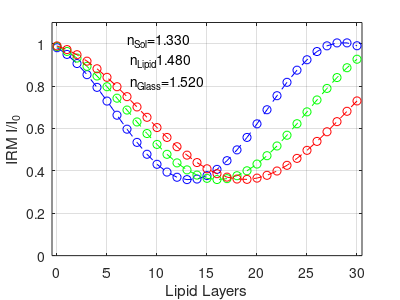
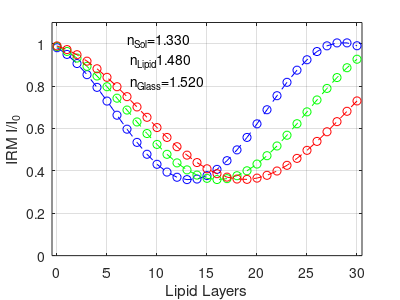
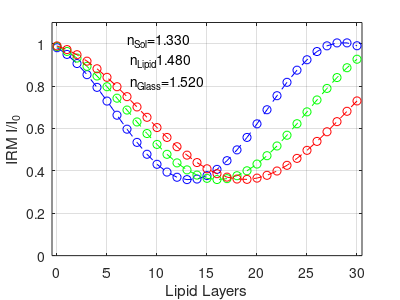

Reproduce these figures in MATLAB, in order.
%% II: Bulk Simulation, Base Adlayer
clear; clc;

%IRM Light Wavelength
lambda1 = 450e-9;
lambda2 = 532e-9; 
lambda3 = 610e-9;

%Refractive Indices
n0 = 1.52; %Substrate refractive index
n1 = 1.48; %Lipid bilayer refractive index - DOPC
n2 = 1.33; %PBS top solution and water adlayer refractive index

%Distances and Wavelength
m = 0:30;
npoint=max(size(m));
d1 = 5e-9; %Lipid bilayer thickness
d2 = 1e-9; %Adlayer thickness
%Fresnel Reflectance Coefficients
r02 = (n0-n2)/(n0+n2); %Substrate to adlayer
r12 = (n1-n2)/(n1+n2); %Bilayer to top solution
r21 = -r12; %Adlayer to bilayer

%Fresnel Transmittance Coefficients
t02 = 2*n0/(n0+n2);  %Substrate to adlayer
t21 = 2*n2/(n1+n2); %Adlayer to bilayer
t12 = 2*n1/(n1+n2); %Bilayer to top solution

%Transfer Matrices between layers
M02 = [1,r02;r02,1]/t02; %Substrate to adlayer
M21 = [1,r21;r21,1]/t21; %Adlayer to bilayer
M12 = [1,r12;r12,1]/t12; %Bilayer to top solution

%Transfer Matrices within layers - 450 nm
phi1_l1 = 2*pi*n1*d1/lambda1; %Bilayer
M1_l1 = [exp(1i*phi1_l1),0;0,exp(-1*1i*phi1_l1)]; %Bilayer
phi2_l1 = 2*pi*n2*d2/lambda1; %Adlayer
M2_l1 = [exp(1i*phi2_l1),0;0,exp(-1*1i*phi2_l1)]; %Adlayer

%Transfer Matrices within layers - 532 nm
phi1_l2 = 2*pi*n1*d1/lambda2; %Bilayer
M1_l2 = [exp(1i*phi1_l2),0;0,exp(-1*1i*phi1_l2)]; %Bilayer
phi2_l2 = 2*pi*n2*d2/lambda2; %Adlayer
M2_l2 = [exp(1i*phi2_l2),0;0,exp(-1*1i*phi2_l2)]; %Adlayer

%Transfer Matrices within layers - 610 nm
phi1_l3 = 2*pi*n1*d1/lambda3; %Bilayer
M1_l3 = [exp(1i*phi1_l3),0;0,exp(-1*1i*phi1_l3)]; %Bilayer
phi2_l3 = 2*pi*n2*d2/lambda3; %Adlayer
M2_l3 = [exp(1i*phi2_l3),0;0,exp(-1*1i*phi2_l3)]; %Adlayer

%Light Pathway: m02 - m2 - m21 - j(m1) - m12
for j=1:npoint
	M_l1 = M02*M2_l1*M21*[(M1_l1)^j]*M12;
	r_l1(j)=M_l1(2,1)/M_l1(1,1);
    t_l1(j)=1/M_l1(1,1);
	
	M_l2 = M02*M2_l2*M21*[(M1_l2)^j]*M12;
	r_l2(j)=M_l2(2,1)/M_l2(1,1);
    t_l2(j)=1/M_l2(1,1);
	
	M_l3 = M02*M2_l3*M21*[(M1_l3)^j]*M12;
	r_l3(j)=M_l3(2,1)/M_l3(1,1);
    t_l3(j)=1/M_l3(1,1);
end
for k=1:npoint
        R_l1(k)=norm(r_l1(k))^2;
        T_l1(k)=norm(t_l1(k))^2*n2/n0;
		
		R_l2(k)=norm(r_l2(k))^2;
        T_l2(k)=norm(t_l2(k))^2*n2/n0;
		
		R_l3(k)=norm(r_l3(k))^2;
        T_l3(k)=norm(t_l3(k))^2*n2/n0;
end

Rbg=(((n0-n2)./(n0+n2)).^2);
CIRM_l1=R_l1./Rbg;
CIRM_l2=R_l2./Rbg;
CIRM_l3=R_l3./Rbg;


%Creating the graph
figure(2);
plot(m,CIRM_l1,'b--o')
hold on 
plot(m,CIRM_l2,'g--o')
plot(m,CIRM_l3,'r--o')
hold off
xlabel('Lipid Layers')
ylabel('IRM I/I_0')
grid on;
ylim([0,1.1])
xlim([min(m)-0.5,max(m)+0.5])
textct=sprintf('n_S_o_l=%4.3f\n n_L_i_p_i_d%4.3f\n n_G_l_a_s_s=%4.3f\n',n2,n1,n0);
% text('Position',[20 1 0]);
% text(min(xlim())+0.6*(max(xlim())-min(xlim())),0.8*min(ylim())+0.2*(max(ylim())-min(ylim())),textct);
text(7,0.9,textct);

set(gcf,'PaperUnits','inches','PaperPosition',[0 0 4 3])
opfnhead=sprintf('nSol=%4.2f,nLipid=%4.2f, wavelength=%4.1fnm, BulkBaseAdlayer',n2,n1,lambda1*1e9);
print([opfnhead,'.png'],'-dpng');
dlmwrite([opfnhead,'.dat'],[m,CIRM_l1],'\t');
I_glass=4000;
Mimg=I_glass*ones(1024,1024);
Mimg(212:812,212:812)=I_glass*CIRM_l1(2);
Mimg(412:612,412:612)=I_glass*CIRM_l1(3);
imwrite(uint16(Mimg),[opfnhead,'.tif']);

opfnhead=sprintf('nSol=%4.2f,nLipid=%4.2f, wavelength=%4.1fnm, BulkBaseAdlayer',n2,n1,lambda2*1e9);
print([opfnhead,'.png'],'-dpng');
dlmwrite([opfnhead,'.dat'],[m,CIRM_l2],'\t');
I_glass=4000;
Mimg=I_glass*ones(1024,1024);
Mimg(212:812,212:812)=I_glass*CIRM_l2(2);
Mimg(412:612,412:612)=I_glass*CIRM_l2(3);
imwrite(uint16(Mimg),[opfnhead,'.tif']);

opfnhead=sprintf('nSol=%4.2f,nLipid=%4.2f, wavelength=%4.1fnm, BulkBaseAdlayer',n2,n1,lambda3*1e9);
print([opfnhead,'.png'],'-dpng');
dlmwrite([opfnhead,'.dat'],[m,CIRM_l3],'\t');
I_glass=4000;
Mimg=I_glass*ones(1024,1024);
Mimg(212:812,212:812)=I_glass*CIRM_l3(2);
Mimg(412:612,412:612)=I_glass*CIRM_l3(3);
imwrite(uint16(Mimg),[opfnhead,'.tif']);
